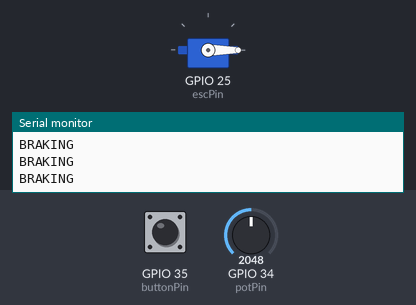
Bench run of a sketch on a simulated ESP32. Parts: servo, the last lines printed to the serial monitor. Inputs (shaded band) come from the test bench; at power-on: GPIO 35 (buttonPin) LOW, GPIO 34 (potPin) = 2048.

Above: at 4.2 s.
4.3 s: GPIO 35 (buttonPin) pulled HIGH for 0.15 s
At 4.38 s:
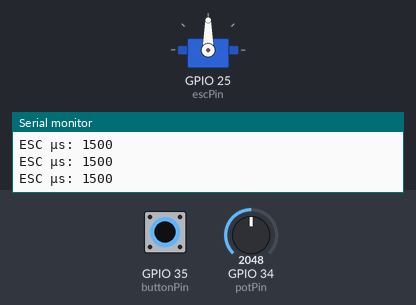
5.9 s: GPIO 35 (buttonPin) pulled HIGH for 3.2 s
At 10.3 s:
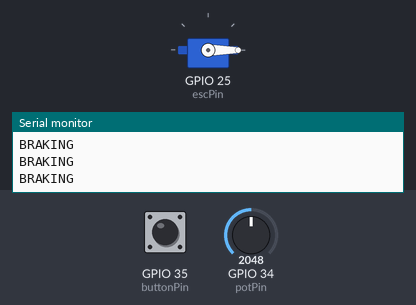
Timing chart, 0 to 11.8 s (numbered marks = the images above; inputs shaded):
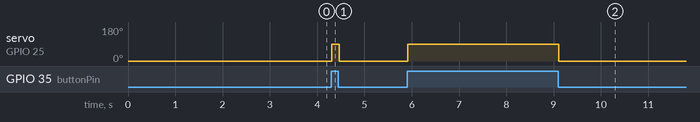

The sketch:

motor-moving.ino
```cpp
#include <ESP32Servo.h>

const int potPin = 34;
const int escPin = 25;
const int buttonPin = 35;

Servo esc;

void setup() {
  Serial.begin(115200);
  pinMode(buttonPin, INPUT);  // button connects pin to GND when pressed

  esc.attach(escPin, 1000, 2000);
  esc.writeMicroseconds(1000);
  delay(3000);
  Serial.println("Armed!");
}

void loop() {
  bool braking = digitalRead(buttonPin) == LOW;  // LOW = pressed

  if (braking) {
    esc.writeMicroseconds(1000);  // instant stop command
    Serial.println("BRAKING");
  } else {
    int potValue = analogRead(potPin);
    int escValue = map(potValue, 0, 4095, 1000, 2000);
    esc.writeMicroseconds(escValue);
    Serial.print("ESC µs: ");
    Serial.println(escValue);
  }

  delay(20);
}
```

Measured:
- after the input at 4.3 s, servo on GPIO 25 (escPin): 0° → 90° at once, → 0° 0.16 s later
- after the input at 5.9 s, servo on GPIO 25 (escPin): 0° → 90° at once, → 0° 3.2 s later
